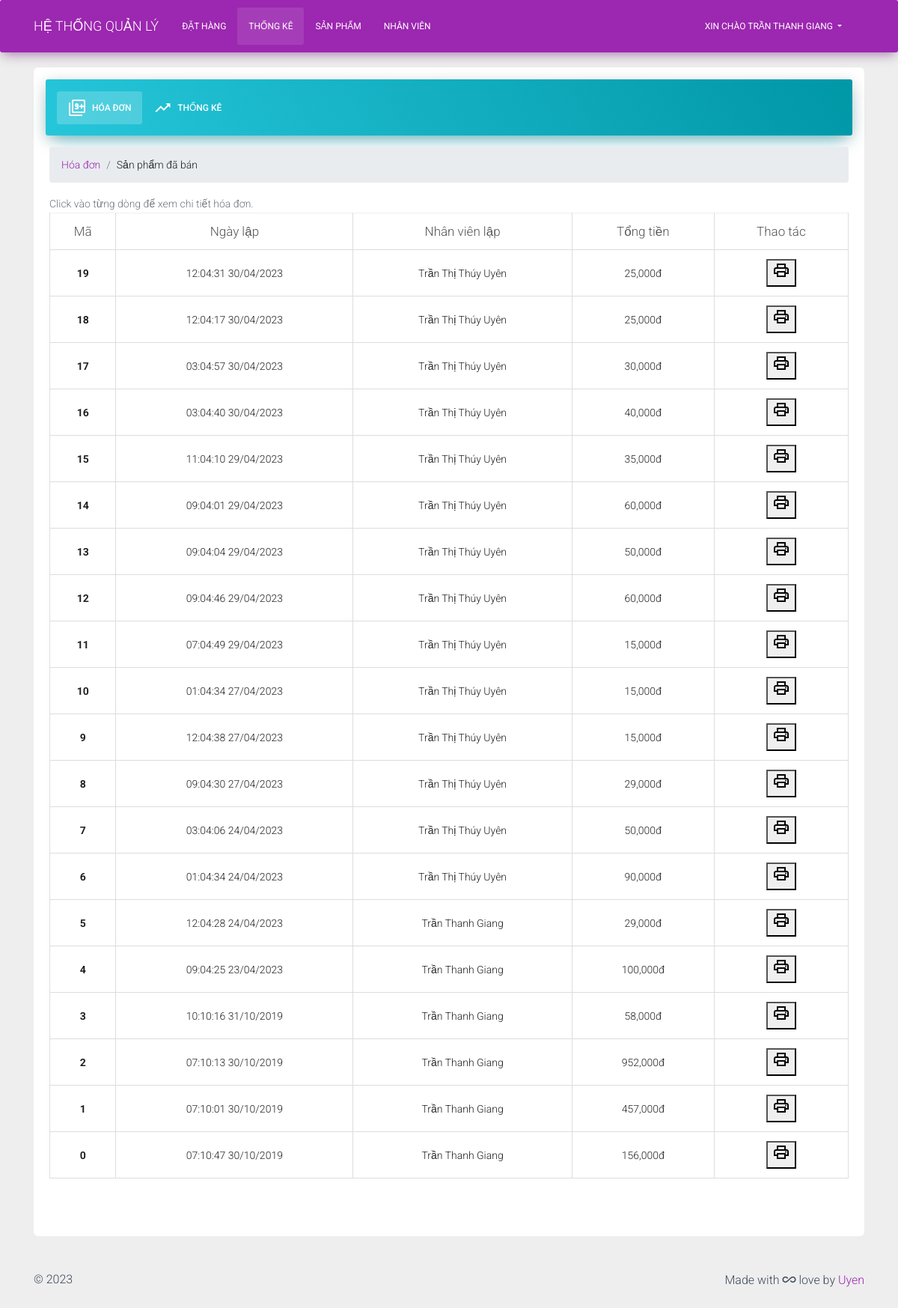
Page /dashboard.php (signed in) on the committed database.
### tables this page shows
CREATE TABLE `employees` (
  `id` int(4) UNSIGNED NOT NULL,
  `fullname` varchar(50) NOT NULL,
  `account` varchar(20) NOT NULL,
  `password` varchar(200) NOT NULL,
  `id_num` varchar(13) NOT NULL,
  `address` varchar(100) NOT NULL,
  `phone` varchar(10) NOT NULL,
  `job` varchar(20) NOT NULL,
  `start` varchar(15) DEFAULT NULL,
  `user_group` varchar(10) DEFAULT NULL
);

CREATE TABLE `bill` (
  `id` int(6) NOT NULL,
  `time` datetime NOT NULL,
  `empaccount` varchar(20) NOT NULL,
  `total` float NOT NULL
);

### dashboard.php (the view, shortened to what this page needs)
<!doctype html>
<html lang="en">
  <head>
    <link rel="stylesheet" href="https://maxcdn.bootstrapcdn.com/font-awesome/latest/css/font-awesome.min.css">
    <link href="assets/css/material-kit.css?v=2.1.1" rel="stylesheet" />
  </head>
  <body>
    <nav class="navbar navbar-expand-lg bg-primary sticky-top">
      <div class="container">
        <a class="navbar-brand">HỆ THỐNG QUẢN LÝ</a>
        <div class="collapse navbar-collapse" id="navbarNav">
          <ul class="navbar-nav col-auto mr-auto">
            <li class="nav-item">
              <a class="nav-link" href="index.php">Đặt hàng</a>
            </li>
            <li class="nav-item active">
              <a class="nav-link" href="dashboard.php">Thống kê</a>
            </li>
            <li class="nav-item">
              <a class="nav-link" href="product.php">Sản phẩm <span class="sr-only">(current)</span></a>
            </li>
            <li class="nav-item">
              <a class="nav-link" href="employee.php">Nhân viên</a>
            </li>
          </ul>
          <ul class="navbar-nav col-auto">
            <li class="nav-item dropdown">
                <a class="nav-link dropdown-toggle" href="#" id="navbarDropdownMenuLink" data-toggle="dropdown" aria-haspopup="true" aria-expanded="false">
                <?php
                include ('sql_conn.php');
                if (isset($_SESSION['account']) && $_SESSION['account']){
                       $name = "SELECT * FROM employees WHERE account = '".$_SESSION['account']."'";
                       $queryName = mysqli_query($conn, $name);
                        if ($queryName->num_rows > 0) {
                         while ($row = mysqli_fetch_assoc($queryName)) {
                          if ($row['user_group']=="admin") {
                            echo "Xin chào ".$row['fullname'];
                          } else {
                            header('Location: index.php');
                          }
                        }
                       }
                     }else{
                    header('Location: login.php');
                }
                ?>
                </a>
              </li>
          </ul>
        </div>
      </div>
</nav>
      <main role="main" class="container md">
        <div class="my-3 p-3 bg-white rounded shadow-sm">
          <div class="card card-nav-tabs card-plain">
            <div class="card-header card-header-info">
                <div class="nav-tabs-navigation">
                    <div class="nav-tabs-wrapper">
                        <ul class="nav nav-tabs" data-tabs="tabs">
                            <li class="nav-item active">
                              <a class="nav-link active" href="#order" data-toggle="tab"><i class="material-icons">filter_9_plus</i> Hóa đơn</a>
                            </li>
                            <li class="nav-item">
                                <a class="nav-link" href="#statistic" data-toggle="tab"><i class="material-icons">trending_up</i> Thống kê</a>
                            </li>
                        </ul>
                    </div>
                </div>
            </div><div class="card-body ">
                <div class="tab-content text-center">
                  <div class="tab-pane active" id="order">
                    <nav aria-label="breadcrumb" role="navigation">
                      <ol class="breadcrumb">
                        <li class="breadcrumb-item"><a href="#">Hóa đơn</a></li>
                        <li class="breadcrumb-item" aria-current="page">Sản phẩm đã bán</li>
                       </ol>
                    </nav>
                    <div class="text-muted text-left">Click vào từng dòng để xem chi tiết hóa đơn.</div>
                    <table class="table table-hover table-bordered">
                      <thead>
                        <tr>
                          <th scope="col">Mã</th>
                          <th scope="col">Ngày lập</th>
                          <th scope="col">Nhân viên lập</th>
                          <th scope="col">Tổng tiền</th>
                          <th scope="col">Thao tác</th>
                        </tr>
                      </thead>
                      <tbody>
                        <?php
                          $order_sel = "SELECT employees.fullname, bill.* FROM employees INNER JOIN bill ON bill.empaccount=employees.account ORDER BY bill.id DESC";
                          $order_que = mysqli_query($conn, $order_sel);
                          if($order_que->num_rows > 0)
                            while ($row = mysqli_fetch_assoc($order_que)) {
                        ?>
                          <tr data-toggle="modal" data-target="#view<?php echo $row['id']; ?>">
                            <th><?php echo $row['id']; ?></th>
                            <td><?php echo date('h:i:s d/m/Y', strtotime($row['time'])); ?></td>
                            <td><?php echo $row['fullname']; ?></td>
                            <td><?php echo number_format($row['total'], 0); ?>đ</td>
                            <td><a href="print_bill.php?id=<?php echo $row['id'] ?>" value="<?php echo $row['id'] ?>" name='in'  ><button><span class="material-symbols-outlined">print</span></button></a></td>
                          </tr>
                        <?php
                            }
                        ?>
                      </tbody>
                    </table>
                  </div>
                </div>
            </div>
          </div>
      </main>
  </body>
  <footer class="footer footer-default" >
    <div class="container">
      <div class="copyright float-left">
          &copy;
      </div>
      <div class="copyright float-right">
          Made with <i class="material-icons">all_inclusive</i> love by
          <a href="">Uyen</a>
      </div>
    </div>
  </footer>
<script src="assets/js/material-kit.js?v=2.1.1" type="text/javascript"></script></body>
</html>

### rows in the picture
employees: fullname "TRẦN THANH GIANG"
bill: id "19", time "12:04:31 30/04/2023", employees.fullname "Trần Thị Thúy Uyên", total "25,000"
bill: id "18", time "12:04:17 30/04/2023", employees.fullname "Trần Thị Thúy Uyên", total "25,000"
bill: id "17", time "03:04:57 30/04/2023", employees.fullname "Trần Thị Thúy Uyên", total "30,000"
bill: id "16", time "03:04:40 30/04/2023", employees.fullname "Trần Thị Thúy Uyên", total "40,000"
bill: id "15", time "11:04:10 29/04/2023", employees.fullname "Trần Thị Thúy Uyên", total "35,000"
bill: id "14", time "09:04:01 29/04/2023", employees.fullname "Trần Thị Thúy Uyên", total "60,000"
bill: id "13", time "09:04:04 29/04/2023", employees.fullname "Trần Thị Thúy Uyên", total "50,000"
bill: id "12", time "09:04:46 29/04/2023", employees.fullname "Trần Thị Thúy Uyên", total "60,000"
bill: id "11", time "07:04:49 29/04/2023", employees.fullname "Trần Thị Thúy Uyên", total "15,000"
bill: id "10", time "01:04:34 27/04/2023", employees.fullname "Trần Thị Thúy Uyên", total "15,000"
bill: id "9", time "12:04:38 27/04/2023", employees.fullname "Trần Thị Thúy Uyên", total "15,000"
bill: id "8", time "09:04:30 27/04/2023", employees.fullname "Trần Thị Thúy Uyên", total "29,000"
bill: id "7", time "03:04:06 24/04/2023", employees.fullname "Trần Thị Thúy Uyên", total "50,000"
bill: id "6", time "01:04:34 24/04/2023", employees.fullname "Trần Thị Thúy Uyên", total "90,000"
bill: id "5", time "12:04:28 24/04/2023", employees.fullname "Trần Thanh Giang", total "29,000"
bill: id "4", time "09:04:25 23/04/2023", employees.fullname "Trần Thanh Giang", total "100,000"
bill: id "3", time "10:10:16 31/10/2019", employees.fullname "Trần Thanh Giang", total "58,000"
bill: id "2", time "07:10:13 30/10/2019", employees.fullname "Trần Thanh Giang", total "952,000"
bill: id "1", time "07:10:01 30/10/2019", employees.fullname "Trần Thanh Giang", total "457,000"
bill: id "0", time "07:10:47 30/10/2019", employees.fullname "Trần Thanh Giang", total "156,000"
